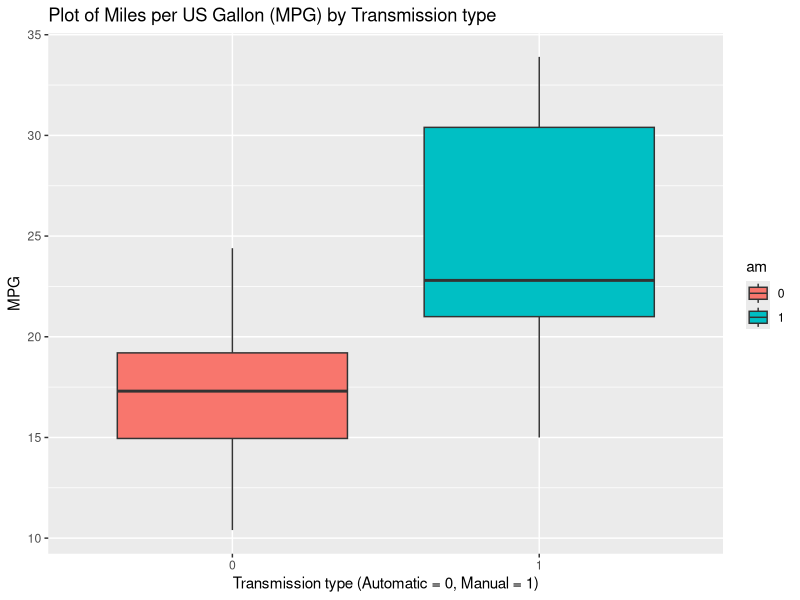
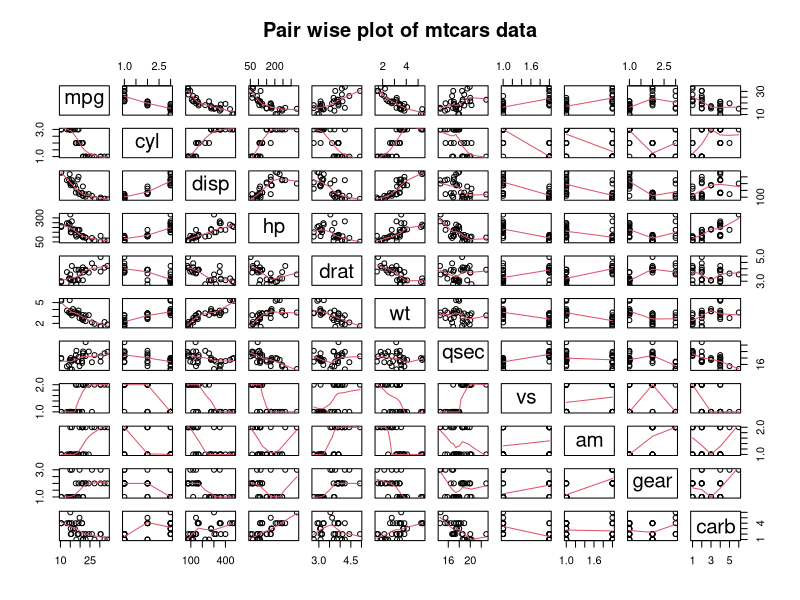
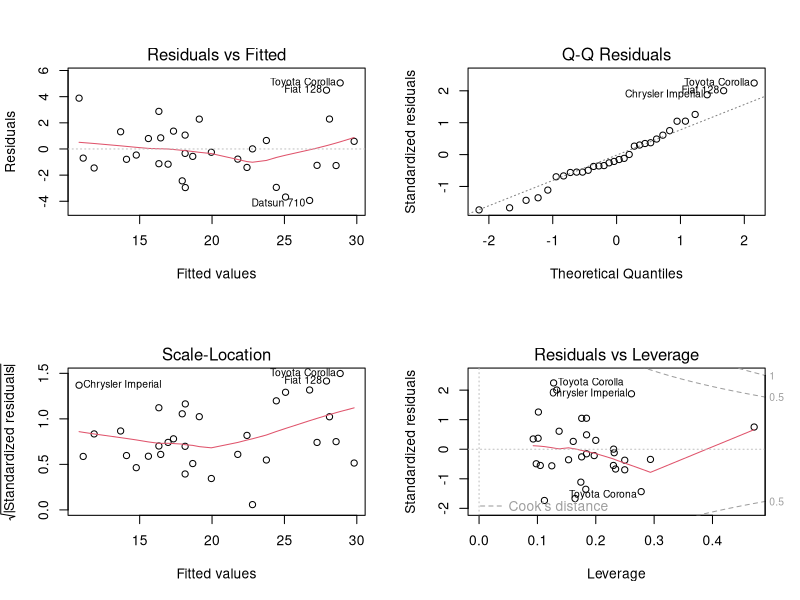

Here is the R script that generated these plots, in order:
## ---- chunk 1
library(datasets)
library(ggplot2)
data(mtcars)
dim(mtcars)
head(mtcars)
## ---- chunk 2
mtcars$am<-factor(mtcars$am)
mtcars$cyl<-factor(mtcars$cyl)
mtcars$vs<-factor(mtcars$vs)
mtcars$gear<-factor(mtcars$gear)
mtcars$carb<-factor(mtcars$carb)
## ---- chunk 3
#subset automatic transition cars
mpgA<-subset(mtcars$mpg, mtcars$am==0)
#subset manual transition cars
mpgM<-subset(mtcars$mpg, mtcars$am==1)
#two group t-test
ttest<-t.test(mpgM,mpgA, var.equal=TRUE)

## ---- chunk 4
linreg_all<-lm(mpg ~ ., mtcars)
step_linreg <- step(linreg_all)
## ---- chunk 5
# boxplot am vs mpg
p <- ggplot(mtcars, aes(x=am, y=mpg, fill = am)) + 
  geom_boxplot()+
        labs(title="Plot of Miles per US Gallon (MPG) by Transmission type",x="Transmission type (Automatic = 0, Manual = 1)", y = "MPG")
p
## ---- chunk 6
pairs(mtcars, panel=panel.smooth, main="Pair wise plot of mtcars data")
## ---- chunk 7
summary(linreg_all)
summary(step_linreg)
step_linreg$anova
## ---- chunk 8
par(mfrow = c(2, 2))
plot(step_linreg)
